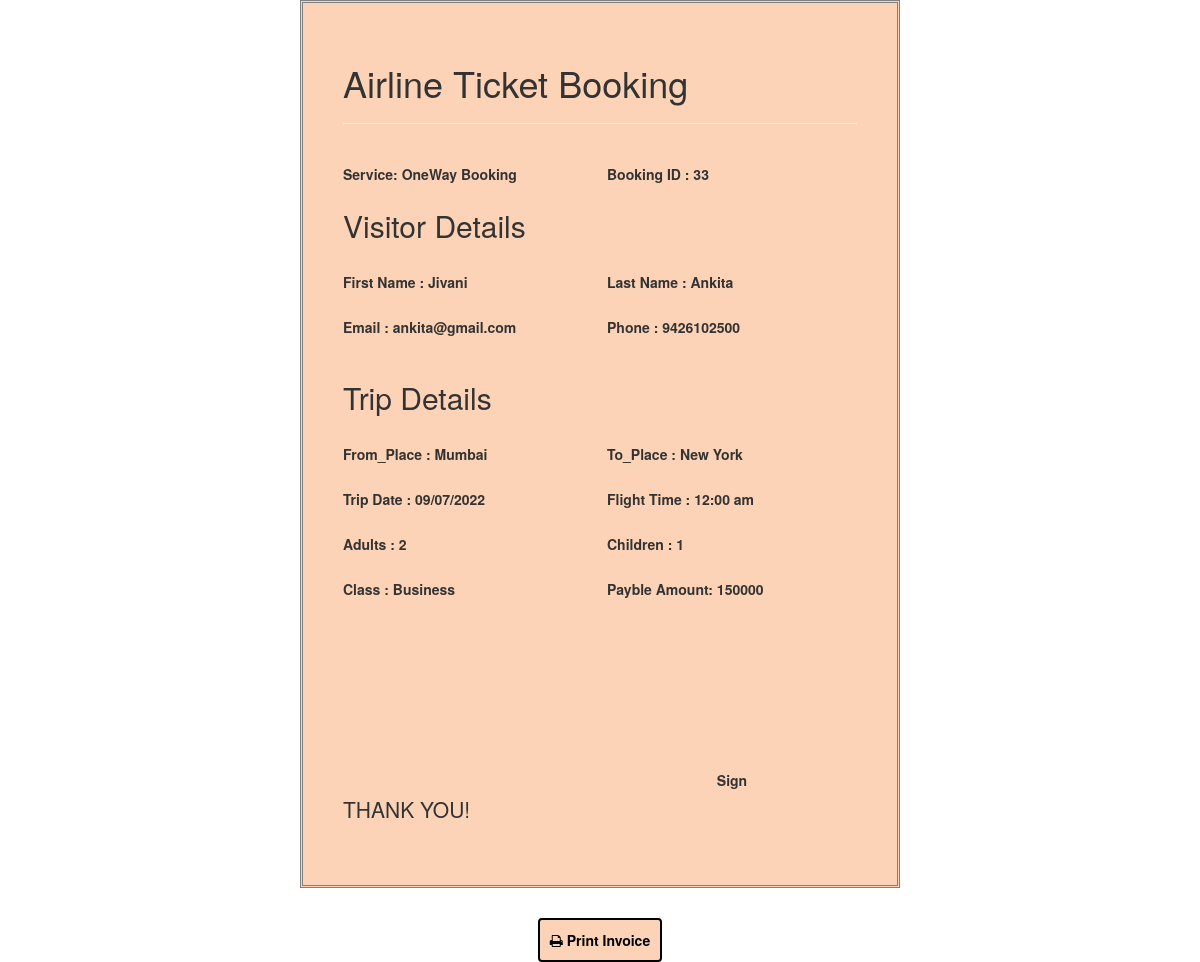
Page /recipt/oneway_recipt.php?O_Id=33 on the committed database.
### tables this page shows
CREATE TABLE `oneway_booking` (
  `O_Id` int(100) NOT NULL,
  `First_name` varchar(100) NOT NULL,
  `Last_name` varchar(100) NOT NULL,
  `Email` varchar(100) NOT NULL,
  `Phone` varchar(10) NOT NULL,
  `From` varchar(100) NOT NULL,
  `To` varchar(100) NOT NULL,
  `Class` varchar(100) NOT NULL,
  `Date` varchar(255) NOT NULL,
  `Time` varchar(255) NOT NULL,
  `Adults` varchar(100) NOT NULL,
  `Children` varchar(100) NOT NULL,
  `Amount` varchar(255) NOT NULL,
  `Status` int(100) NOT NULL
);

### recipt/oneway_recipt.php (the view, shortened to what this page needs)
<!DOCTYPE html>
<html lang="en">
<head>
<link rel="stylesheet" href="css/animate.css">
<link rel="stylesheet" href="css/icomoon.css">
<link rel="stylesheet" href="css/bootstrap.css">
<link rel="stylesheet" href="css/superfish.css">
<link rel="stylesheet" href="css/magnific-popup.css">
<link rel="stylesheet" href="css/bootstrap-datepicker.min.css">
<link rel="stylesheet" href="css/cs-select.css">
<link rel="stylesheet" href="css/cs-skin-border.css">
    <link rel="stylesheet" href="https://cdnjs.cloudflare.com/ajax/libs/font-awesome/4.7.0/css/font-awesome.min.css">
</head>
<body>
<?php
$R_Id=$_REQUEST['O_Id'];
include('connection.php');
    $qry="select * from oneway_booking where O_Id=$R_Id";
    $run=mysqli_query($conn,$qry);
  while($row=mysqli_fetch_array($run))
{
    $id=$row['O_Id'];
    $fnm=$row['First_name'];
    $lnm=$row['Last_name'];
    $em=$row['Email'];
    $phone=$row['Phone'];
    $from=$row['From'];
    $to=$row['To'];
    $class=$row['Class'];
    $date=$row['Date'];
    $time=$row['Time'];
    $adults=$row['Adults'];
    $child=$row['Children'];
    $amount=$row['Amount'];
}
?>
<div class="recipt">
	<form action="" >
	<h1 data-blast="color" data-blast="color">Airline Ticket Booking</h1>
	<hr color="black">
			<br>
				<div class="main">
					<div class="form-left-w3l">
                            <label for="recipient-name" class="col-form-label">Service: OneWay Booking</label>
                    </div>
					<div class="form-left-w3l">
                            <label for="recipient-name" class="col-form-label">Booking ID : <?php echo  $id ;?></label>
                    </div>
				</div>
				<h2>Visitor Details</h2>
				<br>
				<div class="main">
					<div class="form-right-w3ls">
						<label for="recipient-name" class="col-form-label">First Name : <?php echo $fnm; ?></label>
					</div>
					<div class="form-left-w3l">
                            <label for="recipient-name" class="col-form-label">Last Name : <?php echo 	$lnm; ?></label>
                    </div>
				</div>
				<br>
				<div class="main">
					<div class="form-right-w3ls">
						<label for="recipient-name" class="col-form-label">Email : <?php echo $em; ?></label>
					</div>
					<div class="form-left-w3l">
                            <label for="recipient-name" class="col-form-label">Phone : <?php echo $phone; ?></label>
                    </div>
				</div>
				<br>
				<h2>Trip Details</h2>
				<br>
				<div class="main">
					<div class="form-left-w3l">
                            <label for="recipient-name" class="col-form-label">From_Place : <?php echo $from; ?></label>
                    </div>
					<div class="form-right-w3ls">
						<label for="recipient-name" class="col-form-label">To_Place : <?php echo $to; ?></label>
					</div>
				</div>
				<br>
				<div class="main">
					<div class="form-right-w3l">
						<label for="recipient-name" class="col-form-label">Trip Date : <?php echo 	$date; ?></label>
					</div>
					<div class="form-left-w3l border-right">
                            <label for="recipient-name" class="col-form-label">Flight Time : <?php echo 	$time; ?></label>
                    </div>
				</div>
				<br>
				<div class="main">
					<div class="form-left-w3ls">
                            <label for="recipient-name" class="col-form-label">Adults : <?php echo 	$adults; ?></label>
                    </div>
                    <div class="form-left-w3l">
                            <label for="recipient-name" class="col-form-label">Children : <?php echo 	$child; ?></label>
                    </div>
				</div>
				<br>
				<div class="main">
					<div class="form-left-w3l border-right">
	                    <label for="recipient-name" class="col-form-label">Class : <?php echo 	$class; ?></label>
	                </div>
	                <div class="form-left-w3l">
                            <label for="recipient-name" class="col-form-label">Payble Amount: <?php echo $amount; ?> </label>
                    </div>
                 </div>
				<br>
				<br><br><br><br><br>
				<div class="main">
					<div class="form-left-w3l">
                            <label for="recipient-name" class="col-form-label">&nbsp</label>
                    </div>
					<div class="form-right-w3ls">
					</div>
				</div>
				<div class="main">
					<div class="form-left-w3l">
                            <label for="recipient-name" class="col-form-label">&nbsp</label>
                    </div>
					<center>
					<div class="form-right-w3ls">
						<label for="recipient-name" class="col-form-label">Sign</label>
					</div>
					</center>
				</div>
				<p class="lead marginbottom">THANK YOU!</p>
	</form>
	</div>
	<div class="col-xs-12" style="margin-top:30px;">
			<center>
				<button class="btn btn-success" id="invoice-print" onClick="myFunction()" style="padding:10px; background: #fcd3b6; font-weight:bold; border: 2px solid #000; color: black;">
					<i class="fa fa-print"></i>
					Print Invoice
				</button>
			</center>
	</div>
</body>
</html>

### recipt/oneway_recipt.php (style rules this page uses)
.recipt { margin: auto; background-color: #fcd3b6; width: 600px; height: auto; padding: 1px; font-weight: bold; border: 1px solid gray; }
.recipt form { border: 1px solid gray; padding: 40px; }
.main { column-count:2; }

### rows in the picture
oneway_booking: O_Id "33", First_name "Jivani", Last_name "Ankita", Email "ankita@gmail.com", Phone "9426102500", From "Mumbai", To "New York", Date "09/07/2022", Time "12:00 am", Adults "2", Children "1", Class "Business", Amount "150000"
